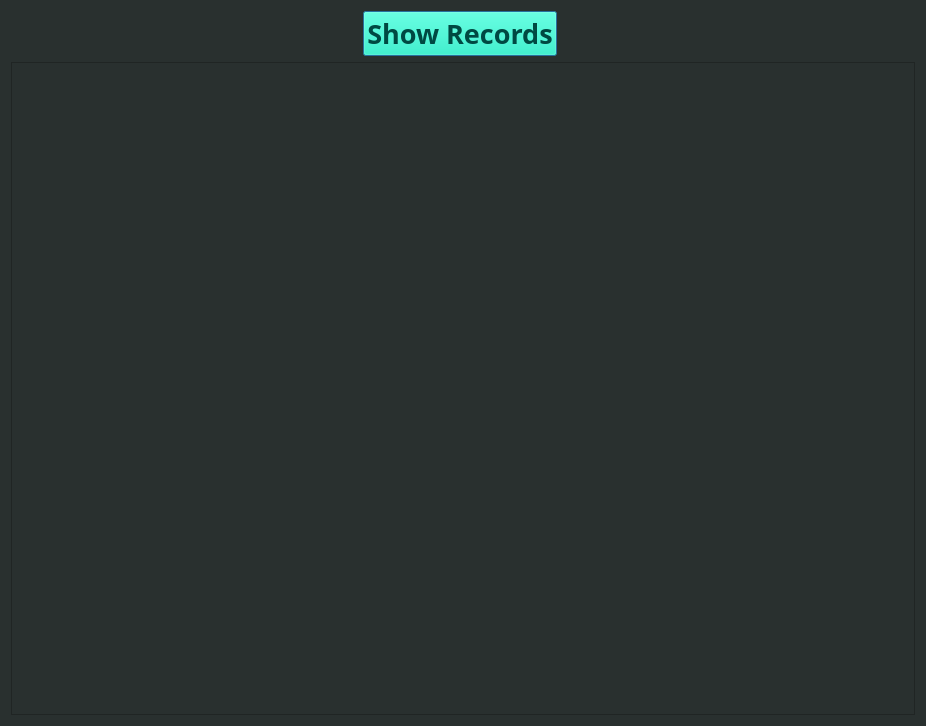
<?xml version="1.0" encoding="UTF-8"?>
<ui version="4.0">
 <class>studentRecordTable</class>
 <widget class="QDialog" name="studentRecordTable">
  <property name="geometry">
   <rect>
    <x>0</x>
    <y>0</y>
    <width>926</width>
    <height>726</height>
   </rect>
  </property>
  <property name="windowTitle">
   <string>Student Records Table</string>
  </property>
  <property name="styleSheet">
   <string notr="true">color: rgb(0, 255, 198);
background-color: rgb(41, 48, 47);</string>
  </property>
  <layout class="QHBoxLayout" name="horizontalLayout_2">
   <item>
    <layout class="QVBoxLayout" name="verticalLayout">
     <item>
      <layout class="QHBoxLayout" name="horizontalLayout">
       <item>
        <spacer name="horizontalSpacer">
         <property name="orientation">
          <enum>Qt::Orientation::Horizontal</enum>
         </property>
         <property name="sizeHint" stdset="0">
          <size>
           <width>318</width>
           <height>20</height>
          </size>
         </property>
        </spacer>
       </item>
       <item>
        <widget class="QPushButton" name="showBtn">
         <property name="font">
          <font>
           <family>Ubuntu Sans</family>
           <pointsize>20</pointsize>
           <bold>true</bold>
          </font>
         </property>
         <property name="styleSheet">
          <string notr="true">color: rgb(0, 73, 66);
background-color: rgb(0, 255, 198);</string>
         </property>
         <property name="text">
          <string>Show Records</string>
         </property>
        </widget>
       </item>
       <item>
        <spacer name="horizontalSpacer_2">
         <property name="orientation">
          <enum>Qt::Orientation::Horizontal</enum>
         </property>
         <property name="sizeHint" stdset="0">
          <size>
           <width>358</width>
           <height>20</height>
          </size>
         </property>
        </spacer>
       </item>
      </layout>
     </item>
     <item>
      <widget class="QTableWidget" name="tableWidget">
       <property name="font">
        <font>
         <family>URW Gothic</family>
         <pointsize>25</pointsize>
         <bold>true</bold>
        </font>
       </property>
       <property name="styleSheet">
        <string notr="true"/>
       </property>
      </widget>
     </item>
    </layout>
   </item>
  </layout>
 </widget>
 <resources/>
 <connections/>
</ui>
